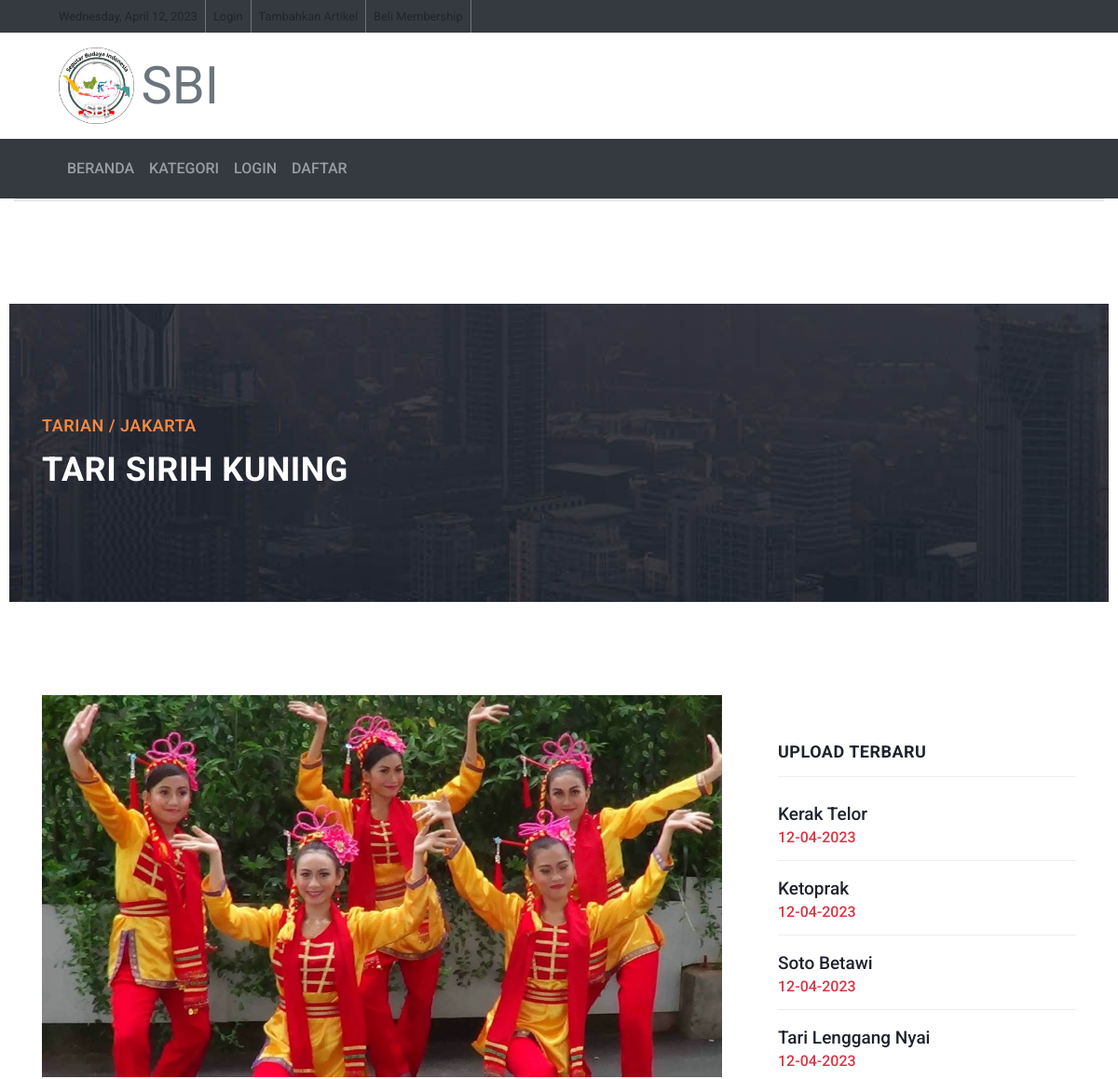
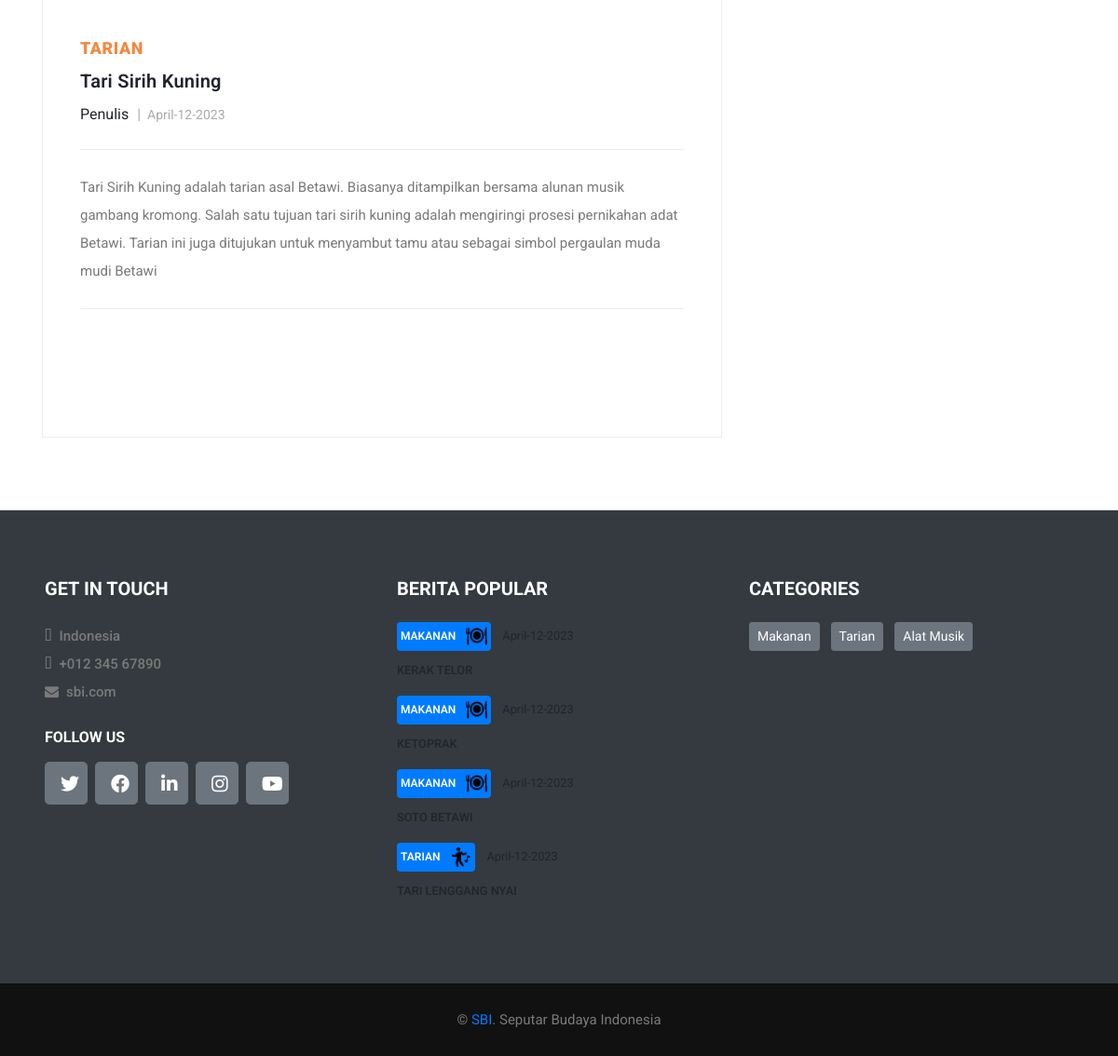
The app's page /detail/detail_konten/5 with its own data (2 pictures, top to bottom).
### tables this page shows
CREATE TABLE `upload_content` (
  `id_konten` int(11) NOT NULL,
  `id_user` int(11) NOT NULL,
  `judul_konten` varchar(255) NOT NULL,
  `daerah` varchar(50) NOT NULL,
  `kategori` varchar(50) NOT NULL,
  `kategori2` varchar(50) NOT NULL,
  `isi_konten` text NOT NULL,
  `gambar` text NOT NULL,
  `tgl_konten` datetime NOT NULL DEFAULT current_timestamp()
);

### application/controllers/Detail.php (called while the page is built)
<?php
class Detail extends CI_Controller {
    public function detail_konten($id_konten)
    {
        $data['barang'] = $this->model_home->detail_konten($id_konten);
        $berita_terbaru['berita_terbaru'] = $this->model_home->data_berita_terbaru()->result();
        $data['home'] = $this->model_home->data_home()->result();
        $this->load->view('templates/header');
        $this->load->view('templates/navbar');
        $this->load->view('detail', $data);
        $this->load->view('templates/footer');
        $this->load->view('templates/footer_content',$berita_terbaru);
    }
}

### index.php (called while the page is built, shortened)
<?php
require_once BASEPATH.'core/CodeIgniter.php';

### application/models/model_home.php (called while the page is built, shortened)
<?php
class Model_home extends CI_Model
{
    public function data_home()
    {
        $result = $this->db->get('upload_content',4,0);
        return $result;
    }
    public function data_berita_terbaru()
    {
        $this->db->order_by("tgl_konten", "asc");
        $result = $this->db->get('upload_content',4,0);
        return $result;
    }
    public function detail_konten($id_konten)
    {
        $query = $this->db->where('id_konten',$id_konten)->get('upload_content');
        if ($query->num_rows() > 0) {
            return $query->result();
        } else {
            return false;
        }
    }
}

### application/views/detail.php (the view, shortened to what this page needs)
<div class="container-fluid">
  <div class="card">
    <div class="card-bodyS">
      <?php foreach ($barang as $brg) : ?>
        <div class="row">
          <div class="col-md-5">
            <?php $daerah          = $brg->daerah; ?>
            <?php $kategori_folder = $brg->kategori; ?>
          </div>
        </div>
    </div>
  </div>
</div>
<!DOCTYPE html>
<html lang="en">
<head>
  <link href="vendor/bootstrap/css/bootstrap.min.css" rel="stylesheet">
  <link rel="stylesheet" href="<?= base_url() ?>assets_blog/css/fontawesome.css">
  <link rel="stylesheet" href="<?= base_url() ?>assets_blog/css/templatemo-stand-blog.css">
  <link rel="stylesheet" href="<?= base_url() ?>assets_blog/css/owl.css">
</head>
<body>
  <div class="heading-page header-text">
    <section class="page-heading">
      <div class="container">
        <div class="row">
          <div class="col-lg-12">
            <div class="text-content">
              <h4><?php echo $brg->kategori;  ?> / <?php echo $brg->daerah;  ?></h4>
              <h2><?php echo $brg->judul_konten;  ?></h2>
            </div>
          </div>
        </div>
      </div>
    </section>
  </div>
  <section class="blog-posts grid-system">
    <div class="container">
      <div class="row">
        <div class="col-lg-8">
          <div class="all-blog-posts">
            <div class="row">
              <div class="col-lg-12">
                <div class="blog-post">
                  <div class="blog-thumb">
                    <img src="<?= base_url() . '/upload_image/' . $daerah . '/' . strtolower($kategori_folder) . '/' . $brg->gambar ?>">
                  </div>
                  <div class="down-content">
                    <span><?php echo $brg->kategori; ?></span>
                    <a href="post-details.html">
                      <h4><?php echo $brg->judul_konten;  ?></h4>
                    </a>
                    <ul class="post-info">
                      <li>Penulis <a class="font-weight-bold" href="#"><?=$brg->nama_penulis?></li>
                      <li><?php $originalDate = $brg->tgl_konten; $newDate = date("F-d-Y", strtotime($originalDate));?><a href="" ><?= $newDate ?></a></li>
                    </ul>
                    <p><?php echo $brg->isi_konten;  ?></p>
                    <br>
                    <br>
                    <br>
                  </div>
                <?php endforeach; ?>
                </div>
              </div>
            </div>
          </div>
        </div>
        <div class="col-lg-4">
          <div class="sidebar">
            <div class="row">
              <div class="col-lg-12">
                <div class="sidebar-item recent-posts">
                  <div class="sidebar-heading">
                    <div class="sidebar-item recent-posts">
                      <div class="sidebar-heading">
                        <h2>Upload Terbaru</h2>
                      </div>
                      <div class="content">
                        <ul>
                          <?php foreach ($home as $brg) : ?>
                            <li>
                              <a href="<?= base_url('detail/detail_konten/' . $brg->id_konten); ?>">
                                <h5><?= $brg->judul_konten; ?></h5>
                              </a>
                              <?php $originalDate = $brg->tgl_konten;
                              $newDate = date("d-m-Y", strtotime($originalDate)); ?>
                              <h6 class="text-danger" href=""><?= $newDate ?></h6>
                            </li>
                            <?php endforeach; ?>
                        </ul>
                      </div>
                    </div>
                  </div>
                </div>
              </div>
            </div>
          </div>
        </div>
      </div>
    </div>
  </section>
</body>
</html>

### application/views/templates/footer_content.php (shortened to what this page needs)
<div class="container-fluid bg-dark pt-5 px-sm-3 px-md-5 mt-5">
    <div class="row py-4">
        <div class="col-lg-4 col-md-6 mb-5">
            <h5 class="mb-4 text-white text-uppercase font-weight-bold">Get In Touch</h5>
            <p class="font-weight-medium"><i class="fa fa-map-marker-alt mr-2"></i>Indonesia</p>
            <p class="font-weight-medium"><i class="fa fa-phone-alt mr-2"></i>+012 345 67890</p>
            <p class="font-weight-medium"><i class="fa fa-envelope mr-2"></i>sbi.com</p>
            <h6 class="mt-4 mb-3 text-white text-uppercase font-weight-bold">Follow Us</h6>
            <div class="d-flex justify-content-start">
                <a class="btn btn-lg btn-secondary btn-lg-square mr-2" href="#"><i class="fab fa-twitter"></i></a>
                <a class="btn btn-lg btn-secondary btn-lg-square mr-2" href="#"><i class="fab fa-facebook-f"></i></a>
                <a class="btn btn-lg btn-secondary btn-lg-square mr-2" href="#"><i class="fab fa-linkedin-in"></i></a>
                <a class="btn btn-lg btn-secondary btn-lg-square mr-2" href="#"><i class="fab fa-instagram"></i></a>
                <a class="btn btn-lg btn-secondary btn-lg-square" href="#"><i class="fab fa-youtube"></i></a>
            </div>
        </div>
        <div class="col-lg-4 col-md-6 mb-5">
            <h5 class="mb-4 text-white text-uppercase font-weight-bold">Berita Popular</h5>
            <?php foreach ($berita_terbaru as $brt) :?>
            <div class="mb-3">
                <div class="mb-2">
                <?php if ($brt->kategori == "tarian") { ?>
                    <a class="badge badge-primary text-uppercase font-weight-semi-bold p-1 mr-2" href="<?=base_url('kategori/tarian')?>"><?= $brt->kategori ?> <img src="<?= base_url() ?>assets/img/dance_icon.png" style="height: 23px;" class="ml-2" alt=""></a>
                    <?php }; ?>
                <?php if ($brt->kategori == "makanan") { ?>
                    <a class="badge badge-primary text-uppercase font-weight-semi-bold p-1 mr-2" href="<?=base_url('kategori/makanan')?>"><?= $brt->kategori ?> <img src="<?= base_url() ?>assets/img/food-icon.png" style="height: 23px;" class="ml-2" alt=""></a>
                    <?php }; ?>
                    <?php $originalDate = $brt->tgl_konten; $newDate = date("F-d-Y", strtotime($originalDate));?><a class="text-body" href=""><small><?= $newDate ?></small></a>
                </div>
                <a class="small text-body text-uppercase font-weight-medium" href=""><?=$brt->judul_konten;?></a>
            </div>
            <?php endforeach ; ?>
        </div>
        <div class="col-lg-4 col-md-6 mb-5">
            <h5 class="mb-4 text-white text-uppercase font-weight-bold">Categories</h5>
            <div class="m-n1">
            <a href="<?=base_url('kategori/makanan')?>" class="btn btn-sm btn-secondary m-1">Makanan</a>
                <a href="<?=base_url('kategori/tarian')?>" class="btn btn-sm btn-secondary m-1">Tarian</a>
                <a href="<?=base_url('kategori/alat_musik')?>" class="btn btn-sm btn-secondary m-1">Alat Musik</a>
            </div>
        </div>
    </div>
</div>
<div class="container-fluid py-4 px-sm-3 px-md-5" style="background: #111111;">
    <p class="m-0 text-center">&copy; <a href="#">SBI</a>. Seputar Budaya Indonesia
</div>

### assets_blog/css/templatemo-stand-blog.css (style rules this page uses)
body { font-family: 'Roboto', sans-serif; overflow-x: hidden; text-rendering: optimizeLegibility; -webkit-font-smoothing: antialiased; -moz-osx-font-smoothing: grayscale; }
p { margin-bottom: 0px; font-size: 15px; font-weight: 400; color: #7a7a7a; line-height: 30px; }
a { text-decoration: none!important; }
ul { padding: 0; margin: 0; list-style: none; }
h1,h2,h3,h4,h5,h6 { margin: 0px; }
.heading-page { padding-top: 110px; }
.page-heading { margin: 0px 10px; padding: 120px 0px; text-align: left; background-position: center center; background-repeat: no-repeat; background-size: cover; background-image: url(../images/heading-bg.jpg); }
.page-heading .text-content h4 { color: #f48840; font-size: 18px; text-transform: uppercase; font-weight: 900; letter-spacing: 0.5px; margin-bottom: 15px; }
.page-heading .text-content h2 { color: #fff; font-size: 36px; font-weight: 700; text-transform: uppercase; letter-spacing: 0.5px; }
.blog-posts { margin-top: 100px; }
.blog-posts .blog-post { margin-bottom: 30px; }
.blog-posts .blog-thumb img { width: 100%; overflow: hidden; }
.blog-posts .down-content { padding: 40px; border-right: 1px solid #eee; border-left: 1px solid #eee; border-bottom: 1px solid #eee; }
.blog-posts .down-content span { font-size: 18px; text-transform: uppercase; letter-spacing: 0.5px; font-weight: 900; color: #f48840; }
.blog-posts .down-content h4 { font-size: 24px; text-transform: capitalize; letter-spacing: 0.5px; font-weight: 900; color: #20232e; margin: 10px 0px 12px 0px; }
.blog-posts .down-content ul.post-info li { display: inline-block; margin-right: 8px; }
.blog-posts .down-content ul.post-info li:after { content: '|'; color: #aaa; margin-left: 8px; }
.blog-posts .down-content h4 { font-size: 20px; letter-spacing: 0.25px; }
.grid-system .down-content ul.post-info li { margin-right: 3px; }
.grid-system .down-content ul.post-info li:after { margin-left: 5px; }
.blog-posts .down-content ul.post-info li:last-child::after { display: none; }
.blog-posts .down-content ul.post-info li a { font-size: 14px; color: #aaa; font-weight: 400; transition: all .3s; }
.blog-posts .down-content p { padding: 25px 0px; margin: 25px 0px; border-top: 1px solid #eee; border-bottom: 1px solid #eee; }
.blog-posts .sidebar-heading h2 { font-size: 18px; text-transform: uppercase; font-weight: 900; letter-spacing: 0.5px; color: #20232e; border-bottom: 1px solid #eee; padding-bottom: 15px; margin-bottom: 25px; }
.sidebar { margin-left: 30px; }
.sidebar .sidebar-item { margin-top: 50px; }
.sidebar .sidebar-heading h2 { font-size: 18px; text-transform: uppercase; font-weight: 900; letter-spacing: 0.5px; color: #20232e; border-bottom: 1px solid #eee; padding-bottom: 15px; margin-bottom: 25px; }
.sidebar .recent-posts ul li { margin-bottom: 15px; padding-bottom: 15px; border-bottom: 1px solid #eee; }
.sidebar .recent-posts ul li:last-child { margin-bottom: 0px; padding-bottom: 0px; border-bottom: none; }
.sidebar .recent-posts ul li h5 { font-size: 19px; font-weight: 900; color: #20232e; line-height: 30px; transition: all 0.3s; }

### records on screen
upload_content: kategori "TARIAN", daerah "JAKARTA", judul_konten "TARI SIRIH KUNING", daerah+kategori+gambar (picture), judul_konten "Tari Sirih Kuning", tgl_konten "April-12-2023", isi_konten "Tari Sirih Kuning adalah tarian asal Betawi. Biasanya ditampilkan bersama alunan musik gambang kromong. Salah satu tujuan tari sirih kuning adalah mengiringi prosesi pernikahan adat Betawi. Tarian ini juga ditujukan untuk menyambut tamu atau sebagai simbol pergaulan muda mudi Betawi"
upload_content: judul_konten "Kerak Telor", tgl_konten "12-04-2023", kategori "MAKANAN", tgl_konten "April-12-2023", judul_konten "KERAK TELOR"
upload_content: judul_konten "Ketoprak", tgl_konten "12-04-2023", kategori "MAKANAN", tgl_konten "April-12-2023", judul_konten "KETOPRAK"
upload_content: judul_konten "Soto Betawi", tgl_konten "12-04-2023", kategori "MAKANAN", tgl_konten "April-12-2023", judul_konten "SOTO BETAWI"
upload_content: judul_konten "Tari Lenggang Nyai", tgl_konten "12-04-2023", kategori "TARIAN", tgl_konten "April-12-2023", judul_konten "TARI LENGGANG NYAI"
